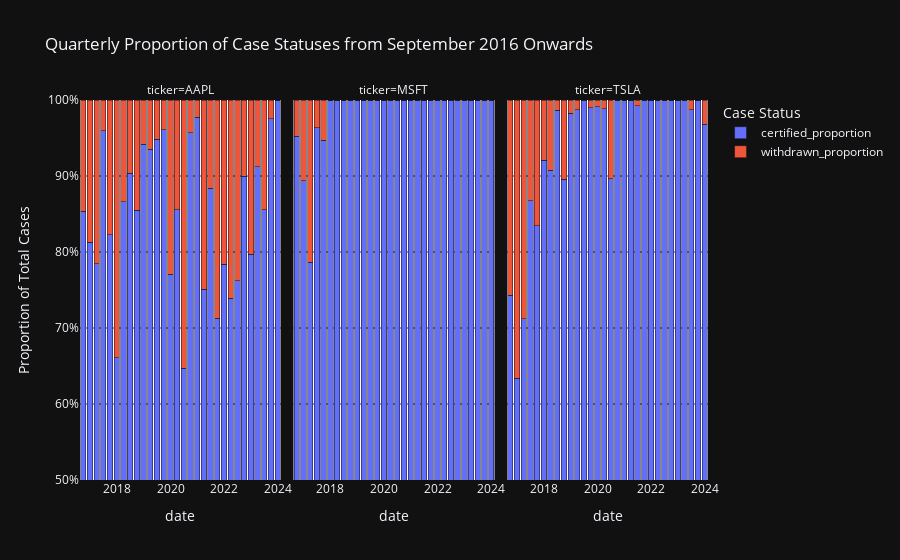

Notebook cell for this chart:
### Code cell
import pandas as pd
import plotly.express as px

# Assuming df_visa is your DataFrame and it includes 'date' and 'case_status' columns
# Convert 'date' column to datetime if it's not already
# df_visa['date'] = pd.to_datetime(df_visa['date'])

# Step 1: Adjust the case status
# Step 1: Adjust the case status
df_visa['case_status'] = df_visa['case_status'].apply(lambda x: 'withdrawn' if x != 'certified' else 'certified')

# Step 2: Group by ticker and resample quarterly, counting the status occurrences
df_resampled = df_visa.groupby(['ticker', pd.Grouper(level='date', freq='Q')])['case_status'].value_counts().unstack(fill_value=0).reset_index()

# Filter data to start from September 2016
df_resampled = df_resampled[df_resampled['date'] >= pd.Timestamp('2016-09-01')]

# Calculate the total of case statuses for each period
df_resampled['total_cases'] = df_resampled['certified'] + df_resampled['withdrawn']

# Calculate the proportion of each case status
df_resampled['certified_proportion'] = df_resampled['certified'] / df_resampled['total_cases']
df_resampled['withdrawn_proportion'] = df_resampled['withdrawn'] / df_resampled['total_cases']

# Reshape the DataFrame from wide to long format for easier plotting with Plotly
df_long = df_resampled.melt(id_vars=['ticker', 'date'], value_vars=['certified_proportion', 'withdrawn_proportion'], var_name='Case Status', value_name='Proportion')

# Create the stacked bar chart, using faceting by ticker if necessary
fig = px.bar(df_long, 
             x='date', 
             y='Proportion', 
             color='Case Status', 
             barmode='stack',  # This ensures the bars are stacked showing the relative proportions
             facet_col='ticker',  # Faceting by ticker
             title='Quarterly Proportion of Case Statuses from September 2016 Onwards',
             labels={'Proportion': 'Proportion of Total Cases'},
             category_orders={"Case Status": ["certified_proportion", "withdrawn_proportion"]})  # Optional: Orders the stack sequence

# Adjust y-axis to show proportions from 0 to 1
fig.update_layout(yaxis=dict(tickformat='.0%', range=[0.5, 1]))

# Optional: Adjust layout if faceting
fig.update_layout(
    autosize=True,
    # width=1000,
    # height=600,
    plot_bgcolor='white'
)

# Show the plot
fig.show()

### Figure 1 — Plotly figure (JSON) as saved in the notebook; plotly's stock layout.template omitted (floating-point values rounded to 4 significant figures)
{"data": [{"alignmentgroup": "True", "hovertemplate": "Case Status=certified_proportion<br>ticker=AAPL<br>date=%{x}<br>Proportion of Total Cases=%{y}<extra></extra>", "legendgroup": "certified_proportion", "marker": {"color": "#636efa", "pattern": {"shape": ""}}, "name": "certified_proportion", "offsetgroup": "certified_proportion", "orientation": "v", "showlegend": true, "textposition": "auto", "type": "bar", "x": ["2016-09-30T00:00:00", "2016-12-31T00:00:00", "2017-03-31T00:00:00", "2017-06-30T00:00:00", "2017-09-30T00:00:00", "2017-12-31T00:00:00", "2018-03-31T00:00:00", "2018-06-30T00:00:00", "2018-09-30T00:00:00", "2018-12-31T00:00:00", "2019-03-31T00:00:00", "2019-06-30T00:00:00", "2019-09-30T00:00:00", "2019-12-31T00:00:00", "2020-03-31T00:00:00", "2020-06-30T00:00:00", "2020-09-30T00:00:00", "2020-12-31T00:00:00", "2021-03-31T00:00:00", "2021-06-30T00:00:00", "2021-09-30T00:00:00", "2021-12-31T00:00:00", "2022-03-31T00:00:00", "2022-06-30T00:00:00", "2022-09-30T00:00:00", "2022-12-31T00:00:00", "2023-03-31T00:00:00", "2023-06-30T00:00:00", "2023-09-30T00:00:00", "2023-12-31T00:00:00"], "xaxis": "x", "y": [0.8537, 0.8127, 0.7847, 0.9598, 0.8228, 0.6609, 0.866, 0.9037, 0.8548, 0.9418, 0.9352, 0.9483, 0.961, 0.7707, 0.8558, 0.6469, 0.9569, 0.9773, 0.7507, 0.8841, 0.7126, 0.7836, 0.7392, 0.7621, 0.8995, 0.7973, 0.9125, 0.8553, 0.9755, 1], "yaxis": "y"}, {"alignmentgroup": "True", "hovertemplate": "Case Status=certified_proportion<br>ticker=MSFT<br>date=%{x}<br>Proportion of Total Cases=%{y}<extra></extra>", "legendgroup": "certified_proportion", "marker": {"color": "#636efa", "pattern": {"shape": ""}}, "name": "certified_proportion", "offsetgroup": "certified_proportion", "orientation": "v", "showlegend": false, "textposition": "auto", "type": "bar", "x": ["2016-09-30T00:00:00", "2016-12-31T00:00:00", "2017-03-31T00:00:00", "2017-06-30T00:00:00", "2017-09-30T00:00:00", "2017-12-31T00:00:00", "2018-03-31T00:00:00", "2018-06-30T00:00:00", "2018-09-30T00:00:00", "2018-12-31T00:00:00", "2019-03-31T00:00:00", "2019-06-30T00:00:00", "2019-09-30T00:00:00", "2019-12-31T00:00:00", "2020-03-31T00:00:00", "2020-06-30T00:00:00", "2020-09-30T00:00:00", "2020-12-31T00:00:00", "2021-03-31T00:00:00", "2021-06-30T00:00:00", "2021-09-30T00:00:00", "2021-12-31T00:00:00", "2022-03-31T00:00:00", "2022-06-30T00:00:00", "2022-09-30T00:00:00", "2022-12-31T00:00:00", "2023-03-31T00:00:00", "2023-06-30T00:00:00", "2023-09-30T00:00:00", "2023-12-31T00:00:00"], "xaxis": "x2", "y": [0.952, 0.894, 0.7863, 0.9635, 0.9474, 1, 1, 1, 1, 1, 1, 1, 1, 1, 1, 1, 1, 1, 1, 1, 1, 1, 1, 1, 1, 1, 1, 1, 1, 1], "yaxis": "y2"}, {"alignmentgroup": "True", "hovertemplate": "Case Status=certified_proportion<br>ticker=TSLA<br>date=%{x}<br>Proportion of Total Cases=%{y}<extra></extra>", "legendgroup": "certified_proportion", "marker": {"color": "#636efa", "pattern": {"shape": ""}}, "name": "certified_proportion", "offsetgroup": "certified_proportion", "orientation": "v", "showlegend": false, "textposition": "auto", "type": "bar", "x": ["2016-09-30T00:00:00", "2016-12-31T00:00:00", "2017-03-31T00:00:00", "2017-06-30T00:00:00", "2017-09-30T00:00:00", "2017-12-31T00:00:00", "2018-03-31T00:00:00", "2018-06-30T00:00:00", "2018-09-30T00:00:00", "2018-12-31T00:00:00", "2019-03-31T00:00:00", "2019-06-30T00:00:00", "2019-09-30T00:00:00", "2019-12-31T00:00:00", "2020-03-31T00:00:00", "2020-06-30T00:00:00", "2020-09-30T00:00:00", "2020-12-31T00:00:00", "2021-03-31T00:00:00", "2021-06-30T00:00:00", "2021-09-30T00:00:00", "2021-12-31T00:00:00", "2022-03-31T00:00:00", "2022-06-30T00:00:00", "2022-09-30T00:00:00", "2022-12-31T00:00:00", "2023-03-31T00:00:00", "2023-06-30T00:00:00", "2023-09-30T00:00:00", "2023-12-31T00:00:00"], "xaxis": "x3", "y": [0.7429, 0.6341, 0.7122, 0.8676, 0.8346, 0.9208, 0.9075, 0.9863, 0.8957, 0.9823, 0.9871, 1, 0.9899, 0.991, 0.9887, 0.8967, 1, 1, 1, 0.9924, 1, 1, 1, 1, 1, 1, 1, 0.987, 1, 0.9679], "yaxis": "y3"}, {"alignmentgroup": "True", "hovertemplate": "Case Status=withdrawn_proportion<br>ticker=AAPL<br>date=%{x}<br>Proportion of Total Cases=%{y}<extra></extra>", "legendgroup": "withdrawn_proportion", "marker": {"color": "#EF553B", "pattern": {"shape": ""}}, "name": "withdrawn_proportion", "offsetgroup": "withdrawn_proportion", "orientation": "v", "showlegend": true, "textposition": "auto", "type": "bar", "x": ["2016-09-30T00:00:00", "2016-12-31T00:00:00", "2017-03-31T00:00:00", "2017-06-30T00:00:00", "2017-09-30T00:00:00", "2017-12-31T00:00:00", "2018-03-31T00:00:00", "2018-06-30T00:00:00", "2018-09-30T00:00:00", "2018-12-31T00:00:00", "2019-03-31T00:00:00", "2019-06-30T00:00:00", "2019-09-30T00:00:00", "2019-12-31T00:00:00", "2020-03-31T00:00:00", "2020-06-30T00:00:00", "2020-09-30T00:00:00", "2020-12-31T00:00:00", "2021-03-31T00:00:00", "2021-06-30T00:00:00", "2021-09-30T00:00:00", "2021-12-31T00:00:00", "2022-03-31T00:00:00", "2022-06-30T00:00:00", "2022-09-30T00:00:00", "2022-12-31T00:00:00", "2023-03-31T00:00:00", "2023-06-30T00:00:00", "2023-09-30T00:00:00", "2023-12-31T00:00:00"], "xaxis": "x", "y": [0.1463, 0.1873, 0.2153, 0.04023, 0.1772, 0.3391, 0.134, 0.09632, 0.1452, 0.0582, 0.06484, 0.05172, 0.03898, 0.2293, 0.1442, 0.3531, 0.04306, 0.02273, 0.2493, 0.1159, 0.2874, 0.2164, 0.2608, 0.2379, 0.1005, 0.2027, 0.08755, 0.1447, 0.02446, 0], "yaxis": "y"}, {"alignmentgroup": "True", "hovertemplate": "Case Status=withdrawn_proportion<br>ticker=MSFT<br>date=%{x}<br>Proportion of Total Cases=%{y}<extra></extra>", "legendgroup": "withdrawn_proportion", "marker": {"color": "#EF553B", "pattern": {"shape": ""}}, "name": "withdrawn_proportion", "offsetgroup": "withdrawn_proportion", "orientation": "v", "showlegend": false, "textposition": "auto", "type": "bar", "x": ["2016-09-30T00:00:00", "2016-12-31T00:00:00", "2017-03-31T00:00:00", "2017-06-30T00:00:00", "2017-09-30T00:00:00", "2017-12-31T00:00:00", "2018-03-31T00:00:00", "2018-06-30T00:00:00", "2018-09-30T00:00:00", "2018-12-31T00:00:00", "2019-03-31T00:00:00", "2019-06-30T00:00:00", "2019-09-30T00:00:00", "2019-12-31T00:00:00", "2020-03-31T00:00:00", "2020-06-30T00:00:00", "2020-09-30T00:00:00", "2020-12-31T00:00:00", "2021-03-31T00:00:00", "2021-06-30T00:00:00", "2021-09-30T00:00:00", "2021-12-31T00:00:00", "2022-03-31T00:00:00", "2022-06-30T00:00:00", "2022-09-30T00:00:00", "2022-12-31T00:00:00", "2023-03-31T00:00:00", "2023-06-30T00:00:00", "2023-09-30T00:00:00", "2023-12-31T00:00:00"], "xaxis": "x2", "y": [0.04799, 0.106, 0.2137, 0.0365, 0.05263, 0, 0, 0, 0, 0, 0, 0, 0, 0, 0, 0, 0, 0, 0, 0, 0, 0, 0, 0, 0, 0, 0, 0, 0, 0], "yaxis": "y2"}, {"alignmentgroup": "True", "hovertemplate": "Case Status=withdrawn_proportion<br>ticker=TSLA<br>date=%{x}<br>Proportion of Total Cases=%{y}<extra></extra>", "legendgroup": "withdrawn_proportion", "marker": {"color": "#EF553B", "pattern": {"shape": ""}}, "name": "withdrawn_proportion", "offsetgroup": "withdrawn_proportion", "orientation": "v", "showlegend": false, "textposition": "auto", "type": "bar", "x": ["2016-09-30T00:00:00", "2016-12-31T00:00:00", "2017-03-31T00:00:00", "2017-06-30T00:00:00", "2017-09-30T00:00:00", "2017-12-31T00:00:00", "2018-03-31T00:00:00", "2018-06-30T00:00:00", "2018-09-30T00:00:00", "2018-12-31T00:00:00", "2019-03-31T00:00:00", "2019-06-30T00:00:00", "2019-09-30T00:00:00", "2019-12-31T00:00:00", "2020-03-31T00:00:00", "2020-06-30T00:00:00", "2020-09-30T00:00:00", "2020-12-31T00:00:00", "2021-03-31T00:00:00", "2021-06-30T00:00:00", "2021-09-30T00:00:00", "2021-12-31T00:00:00", "2022-03-31T00:00:00", "2022-06-30T00:00:00", "2022-09-30T00:00:00", "2022-12-31T00:00:00", "2023-03-31T00:00:00", "2023-06-30T00:00:00", "2023-09-30T00:00:00", "2023-12-31T00:00:00"], "xaxis": "x3", "y": [0.2571, 0.3659, 0.2878, 0.1324, 0.1654, 0.07921, 0.09247, 0.0137, 0.1043, 0.0177, 0.01294, 0, 0.0101, 0.009009, 0.0113, 0.1033, 0, 0, 0, 0.007634, 0, 0, 0, 0, 0, 0, 0, 0.01303, 0, 0.03209], "yaxis": "y3"}], "layout": {"annotations": [{"font": {}, "showarrow": false, "text": "ticker=AAPL", "x": 0.16, "xanchor": "center", "xref": "paper", "y": 1, "yanchor": "bottom", "yref": "paper"}, {"font": {}, "showarrow": false, "text": "ticker=MSFT", "x": 0.5, "xanchor": "center", "xref": "paper", "y": 1, "yanchor": "bottom", "yref": "paper"}, {"font": {}, "showarrow": false, "text": "ticker=TSLA", "x": 0.84, "xanchor": "center", "xref": "paper", "y": 1, "yanchor": "bottom", "yref": "paper"}], "autosize": true, "barmode": "stack", "legend": {"title": {"text": "Case Status"}, "tracegroupgap": 0}, "plot_bgcolor": "white", "title": {"text": "Quarterly Proportion of Case Statuses from September 2016 Onwards"}, "xaxis": {"anchor": "y", "autorange": true, "domain": [0, 0.32], "range": ["2016-08-16", "2024-02-14"], "title": {"text": "date"}, "type": "date"}, "xaxis2": {"anchor": "y2", "autorange": true, "domain": [0.34, 0.66], "matches": "x", "range": ["2016-08-16", "2024-02-14"], "title": {"text": "date"}, "type": "date"}, "xaxis3": {"anchor": "y3", "autorange": true, "domain": [0.68, 1.0], "matches": "x", "range": ["2016-08-16", "2024-02-14"], "title": {"text": "date"}, "type": "date"}, "yaxis": {"anchor": "x", "domain": [0, 1], "range": [0.5, 1], "tickformat": ".0%", "title": {"text": "Proportion of Total Cases"}, "type": "linear"}, "yaxis2": {"anchor": "x2", "domain": [0, 1], "matches": "y", "showticklabels": false, "type": "linear"}, "yaxis3": {"anchor": "x3", "domain": [0, 1], "matches": "y", "showticklabels": false, "type": "linear"}}}
